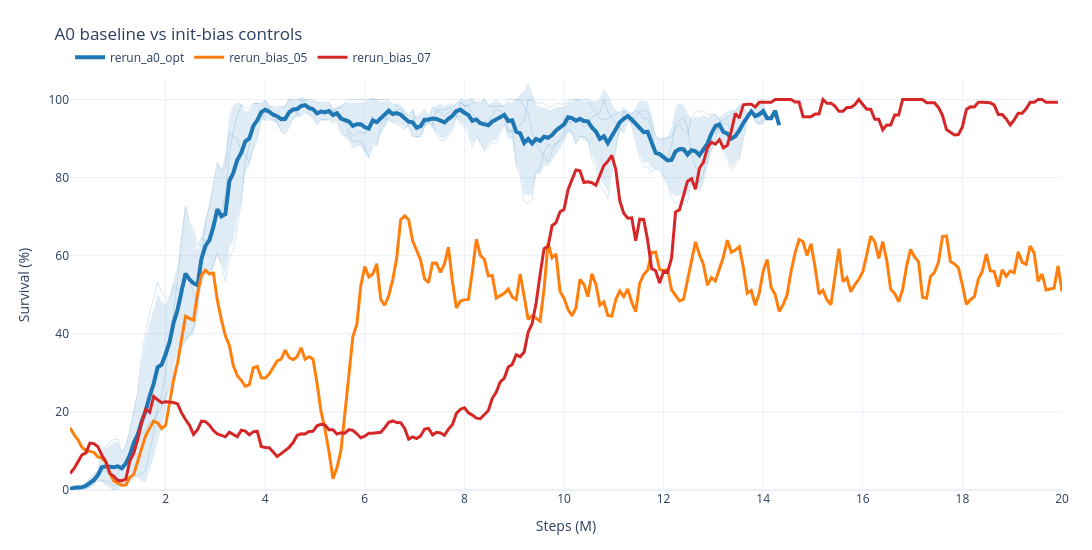

This figure's notebook cell:
### Markdown cell above
## A0 Bias Comparison

### Code cell
A0_BIAS_RUN_SPECS = [
    {"prefix": "rerun_a0_opt_s", "label": "rerun_a0_opt", "color": "#1f77b4", "width": 4},
    {"name": "rerun_bias_05", "label": "rerun_bias_05", "color": "#ff7f0e"},
    {"name": "rerun_bias_07", "label": "rerun_bias_07", "color": "#d62728"},
]

a0_bias_result = wm.plot_named_run_means(
    A0_BIAS_RUN_SPECS,
    title="A0 baseline vs init-bias controls",
    split="test",
    smooth=5,
    show_members=True,
    show_std=True,
    save_name="rerun_a0_opt_vs_bias05_bias07_editable",
)
a0_bias_result["fig"]

### Figure 1 — Plotly figure (JSON) as saved in the notebook; plotly's stock layout.template omitted (floating-point values rounded to 4 significant figures; data arrays with more than 128 entries replaced by an {"elided": "..."} marker saying what was removed)
{"data": [{"hovertemplate": "<b>rerun_a0_opt_s0</b><br>step: %{x:.2f}M<br>smoothed value: %{y:.3f}<extra></extra>", "legend": "legend", "legendgroup": "rerun_a0_opt", "line": {"color": "#1f77b4", "dash": "solid", "width": 1}, "mode": "lines", "name": "rerun_a0_opt member", "opacity": 0.18, "showlegend": false, "type": "scatter", "x": {"elided": "175 float values"}, "y": {"elided": "175 float values"}}, {"hovertemplate": "<b>rerun_a0_opt_s1</b><br>step: %{x:.2f}M<br>smoothed value: %{y:.3f}<extra></extra>", "legend": "legend", "legendgroup": "rerun_a0_opt", "line": {"color": "#1f77b4", "dash": "solid", "width": 1}, "mode": "lines", "name": "rerun_a0_opt member", "opacity": 0.18, "showlegend": false, "type": "scatter", "x": {"elided": "174 float values"}, "y": {"elided": "174 float values"}}, {"hovertemplate": "<b>rerun_a0_opt_s2</b><br>step: %{x:.2f}M<br>smoothed value: %{y:.3f}<extra></extra>", "legend": "legend", "legendgroup": "rerun_a0_opt", "line": {"color": "#1f77b4", "dash": "solid", "width": 1}, "mode": "lines", "name": "rerun_a0_opt member", "opacity": 0.18, "showlegend": false, "type": "scatter", "x": {"elided": "179 float values"}, "y": {"elided": "179 float values"}}, {"fill": "toself", "fillcolor": "rgba(31,119,180,0.14)", "hoverinfo": "skip", "legend": "legend", "legendgroup": "rerun_a0_opt", "line": {"color": "rgba(0,0,0,0)", "width": 0}, "mode": "lines", "name": "rerun_a0_opt std", "showlegend": false, "type": "scatter", "x": {"elided": "358 float values"}, "y": {"elided": "358 float values"}}, {"customdata": {"elided": "179 int values"}, "hovertemplate": "<b>rerun_a0_opt</b><br>metric: test/charts/episodic_survival<br>runs at step: %{customdata}<br>step: %{x:.2f}M<br>mean of smoothed seeds: %{y:.3f}<extra></extra>", "legend": "legend", "legendgroup": "rerun_a0_opt", "line": {"color": "#1f77b4", "dash": "solid", "width": 4}, "mode": "lines", "name": "rerun_a0_opt", "opacity": 1, "showlegend": true, "type": "scatter", "x": {"elided": "179 float values"}, "y": {"elided": "179 float values"}}, {"hovertemplate": "<b>rerun_bias_05</b><br>step: %{x:.2f}M<br>smoothed value: %{y:.3f}<extra></extra>", "legend": "legend", "legendgroup": "rerun_bias_05", "line": {"color": "#ff7f0e", "dash": "solid", "width": 1}, "mode": "lines", "name": "rerun_bias_05 member", "opacity": 0.18, "showlegend": false, "type": "scatter", "x": {"elided": "250 float values"}, "y": {"elided": "250 float values"}}, {"customdata": {"elided": "250 int values"}, "hovertemplate": "<b>rerun_bias_05</b><br>metric: test/charts/episodic_survival<br>runs at step: %{customdata}<br>step: %{x:.2f}M<br>mean of smoothed seeds: %{y:.3f}<extra></extra>", "legend": "legend", "legendgroup": "rerun_bias_05", "line": {"color": "#ff7f0e", "dash": "solid", "width": 3}, "mode": "lines", "name": "rerun_bias_05", "opacity": 1, "showlegend": true, "type": "scatter", "x": {"elided": "250 float values"}, "y": {"elided": "250 float values"}}, {"hovertemplate": "<b>rerun_bias_07</b><br>step: %{x:.2f}M<br>smoothed value: %{y:.3f}<extra></extra>", "legend": "legend", "legendgroup": "rerun_bias_07", "line": {"color": "#d62728", "dash": "solid", "width": 1}, "mode": "lines", "name": "rerun_bias_07 member", "opacity": 0.18, "showlegend": false, "type": "scatter", "x": {"elided": "249 float values"}, "y": {"elided": "249 float values"}}, {"customdata": {"elided": "249 int values"}, "hovertemplate": "<b>rerun_bias_07</b><br>metric: test/charts/episodic_survival<br>runs at step: %{customdata}<br>step: %{x:.2f}M<br>mean of smoothed seeds: %{y:.3f}<extra></extra>", "legend": "legend", "legendgroup": "rerun_bias_07", "line": {"color": "#d62728", "dash": "solid", "width": 3}, "mode": "lines", "name": "rerun_bias_07", "opacity": 1, "showlegend": true, "type": "scatter", "x": {"elided": "249 float values"}, "y": {"elided": "249 float values"}}], "layout": {"height": 550, "hovermode": "x unified", "legend": {"orientation": "h", "x": 0, "xanchor": "left", "y": 1.02, "yanchor": "bottom"}, "margin": {"b": 60, "l": 70, "r": 30, "t": 80}, "title": {"text": "A0 baseline vs init-bias controls"}, "width": 1300, "xaxis": {"title": {"text": "Steps (M)"}}, "yaxis": {"range": [0, 105], "title": {"text": "Survival (%)"}}}}
